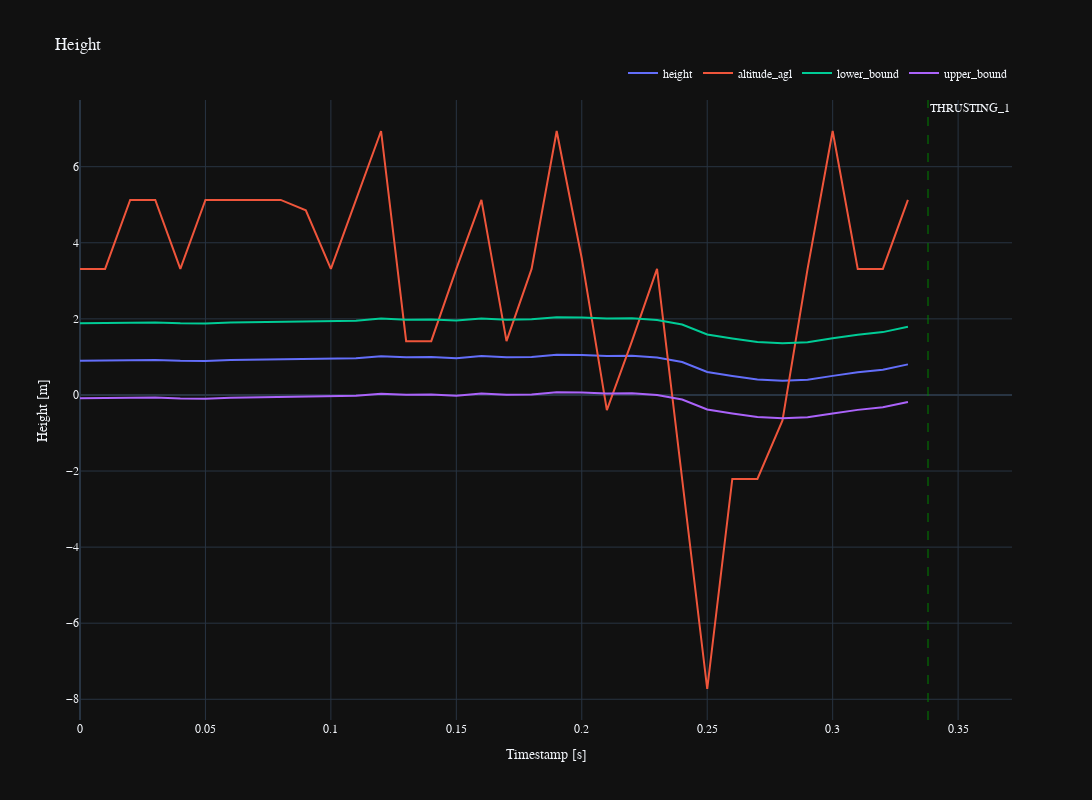
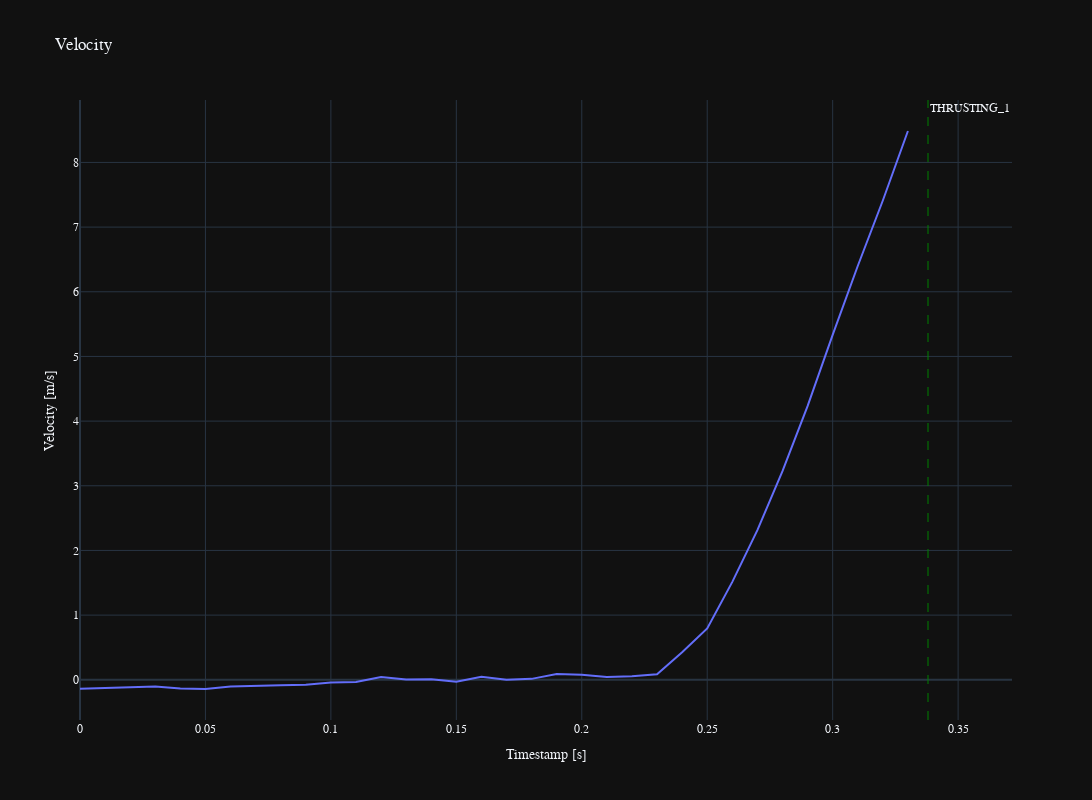

The code cell stored with these charts, in order, in its notebook:
### Code cell
plot_flight_info(flight_info_df, flight_states_df, event_info_df)

### Figure 1 — Plotly figure (JSON) as saved in the notebook; plotly's stock layout.template omitted (floating-point values rounded to 4 significant figures)
{"data": [{"mode": "lines", "name": "height", "type": "scatter", "x": [0, 0.01, 0.02, 0.03, 0.04, 0.05, 0.06, 0.07, 0.08, 0.09, 0.1, 0.11, 0.12, 0.13, 0.14, 0.15, 0.16, 0.17, 0.18, 0.19, 0.2, 0.21, 0.22, 0.23, 0.24, 0.25, 0.26, 0.27, 0.28, 0.29, 0.3, 0.31, 0.32, 0.33], "y": [0.8981, 0.9057, 0.9123, 0.9197, 0.8964, 0.8896, 0.9159, 0.9257, 0.9298, 0.9338, 0.9579, 0.964, 1.02, 0.9921, 0.9953, 0.9678, 1.024, 0.991, 1.001, 1.056, 1.048, 1.023, 1.029, 0.9855, 0.865, 0.6033, 0.4993, 0.4054, 0.3719, 0.3982, 0.5013, 0.5945, 0.665, 0.8038]}, {"mode": "lines", "name": "altitude_agl", "type": "scatter", "x": [0, 0.01, 0.02, 0.03, 0.04, 0.05, 0.06, 0.07, 0.08, 0.09, 0.1, 0.11, 0.12, 0.13, 0.14, 0.15, 0.16, 0.17, 0.18, 0.19, 0.2, 0.21, 0.22, 0.23, 0.24, 0.25, 0.26, 0.27, 0.28, 0.29, 0.3, 0.31, 0.32, 0.33], "y": [3.314, 3.314, 5.126, 5.126, 3.314, 5.126, 5.126, 5.126, 5.126, 4.853, 3.314, 5.126, 6.938, 1.414, 1.414, 3.314, 5.126, 1.414, 3.314, 6.938, 3.586, -0.3985, 1.414, 3.314, -2.208, -7.73, -2.208, -2.208, -0.6688, 3.314, 6.938, 3.314, 3.314, 5.126]}, {"mode": "lines", "name": "lower_bound", "type": "scatter", "x": [0, 0.01, 0.02, 0.03, 0.04, 0.05, 0.06, 0.07, 0.08, 0.09, 0.1, 0.11, 0.12, 0.13, 0.14, 0.15, 0.16, 0.17, 0.18, 0.19, 0.2, 0.21, 0.22, 0.23, 0.24, 0.25, 0.26, 0.27, 0.28, 0.29, 0.3, 0.31, 0.32, 0.33], "y": [1.885, 1.893, 1.899, 1.907, 1.883, 1.876, 1.903, 1.913, 1.917, 1.921, 1.945, 1.951, 2.007, 1.979, 1.982, 1.955, 2.011, 1.978, 1.988, 2.043, 2.035, 2.01, 2.016, 1.972, 1.852, 1.59, 1.486, 1.392, 1.359, 1.385, 1.488, 1.581, 1.652, 1.791]}, {"mode": "lines", "name": "upper_bound", "type": "scatter", "x": [0, 0.01, 0.02, 0.03, 0.04, 0.05, 0.06, 0.07, 0.08, 0.09, 0.1, 0.11, 0.12, 0.13, 0.14, 0.15, 0.16, 0.17, 0.18, 0.19, 0.2, 0.21, 0.22, 0.23, 0.24, 0.25, 0.26, 0.27, 0.28, 0.29, 0.3, 0.31, 0.32, 0.33], "y": [-0.08872, -0.08115, -0.07449, -0.06711, -0.0904, -0.09724, -0.07098, -0.06115, -0.05702, -0.053, -0.02895, -0.02288, 0.03301, 0.005264, 0.008462, -0.01902, 0.03766, 0.004198, 0.01384, 0.06927, 0.06113, 0.03616, 0.04219, -0.001341, -0.1219, -0.3835, -0.4875, -0.5814, -0.6149, -0.5886, -0.4855, -0.3923, -0.3218, -0.183]}], "layout": {"annotations": [{"showarrow": false, "text": "THRUSTING_1", "x": 0.338, "xanchor": "left", "xref": "x", "y": 1, "yanchor": "top", "yref": "y domain"}], "font": {"family": "Courier New, monospace", "size": 12}, "height": 800, "legend": {"orientation": "h", "x": 1, "xanchor": "right", "y": 1.02, "yanchor": "bottom"}, "shapes": [{"line": {"color": "green", "dash": "dash", "width": 1}, "type": "line", "x0": 0.338, "x1": 0.338, "xref": "x", "y0": 0, "y1": 1, "yref": "y domain"}], "title": {"text": "Height"}, "width": 1500, "xaxis": {"title": {"text": "Timestamp [s]"}}, "yaxis": {"title": {"text": "Height [m]"}}}}

### Figure 2 — Plotly figure (JSON) as saved in the notebook; plotly's stock layout.template omitted (floating-point values rounded to 4 significant figures)
{"data": [{"mode": "lines", "name": "velocity", "type": "scatter", "x": [0, 0.01, 0.02, 0.03, 0.04, 0.05, 0.06, 0.07, 0.08, 0.09, 0.1, 0.11, 0.12, 0.13, 0.14, 0.15, 0.16, 0.17, 0.18, 0.19, 0.2, 0.21, 0.22, 0.23, 0.24, 0.25, 0.26, 0.27, 0.28, 0.29, 0.3, 0.31, 0.32, 0.33], "y": [-0.139, -0.1269, -0.1162, -0.1048, -0.1349, -0.1423, -0.1049, -0.09025, -0.08339, -0.07685, -0.04334, -0.0345, 0.04158, 0.005154, 0.007571, -0.03075, 0.04771, 0.0009539, 0.01442, 0.0895, 0.07659, 0.04256, 0.05374, 0.08525, 0.4252, 0.7942, 1.515, 2.313, 3.226, 4.231, 5.334, 6.398, 7.411, 8.486]}], "layout": {"annotations": [{"showarrow": false, "text": "THRUSTING_1", "x": 0.338, "xanchor": "left", "xref": "x", "y": 1, "yanchor": "top", "yref": "y domain"}], "font": {"family": "Courier New, monospace", "size": 12}, "height": 800, "legend": {"orientation": "h", "x": 1, "xanchor": "right", "y": 1.02, "yanchor": "bottom"}, "shapes": [{"line": {"color": "green", "dash": "dash", "width": 1}, "type": "line", "x0": 0.338, "x1": 0.338, "xref": "x", "y0": 0, "y1": 1, "yref": "y domain"}], "title": {"text": "Velocity"}, "width": 1500, "xaxis": {"title": {"text": "Timestamp [s]"}}, "yaxis": {"title": {"text": "Velocity [m/s]"}}}}
